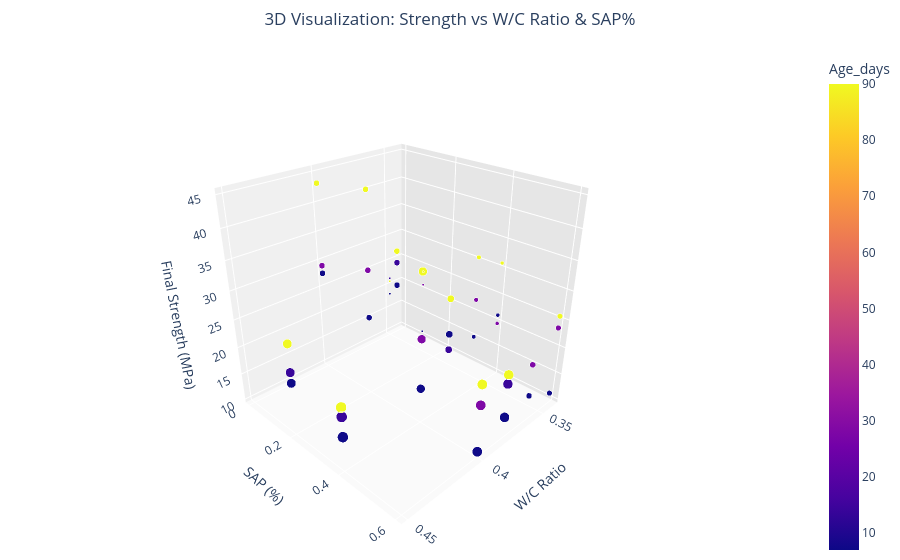

Here is the notebook cell this chart was saved with:
### Code cell
import plotly.express as px

fig = px.scatter_3d(
    df,
    x='W_C_Ratio',
    y='SAP_%',
    z='Final_Stress_MPa',
    color='Age_days',
    size='Slump_mm',
    size_max=18,   # control bubble size
    opacity=0.8,
    title='3D Visualization: Strength vs W/C Ratio & SAP%'
)

# Improve layout & axis clarity
fig.update_layout(
    scene=dict(
        xaxis=dict(
            title='W/C Ratio',
            backgroundcolor="rgb(230, 230, 230)",
            gridcolor="white",
            showbackground=True,
            zerolinecolor="white",
        ),
        yaxis=dict(
            title='SAP (%)',
            backgroundcolor="rgb(240, 240, 240)",
            gridcolor="white",
            showbackground=True,
            zerolinecolor="white",
        ),
        zaxis=dict(
            title='Final Strength (MPa)',
            backgroundcolor="rgb(250, 250, 250)",
            gridcolor="white",
            showbackground=True,
            zerolinecolor="white",
        ),
        aspectmode='cube'   # equal scaling for all axes
    ),
    
    margin=dict(l=0, r=0, b=0, t=50),
    title_x=0.5
)

# Better camera angle
fig.update_scenes(
    camera=dict(
        eye=dict(x=1.6, y=1.6, z=1.2)
    )
)

fig.show()

### Figure 1 — Plotly figure (JSON) as saved in the notebook; plotly's stock layout.template omitted (floating-point values rounded to 4 significant figures; data arrays with more than 128 entries replaced by an {"elided": "..."} marker saying what was removed)
{"data": [{"hovertemplate": "W_C_Ratio=%{x}<br>SAP_%=%{y}<br>Final_Stress_MPa=%{z}<br>Slump_mm=%{marker.size}<br>Age_days=%{marker.color}<extra></extra>", "legendgroup": "", "marker": {"color": {"elided": "132 int values"}, "coloraxis": "coloraxis", "opacity": 0.8, "size": {"elided": "132 int values"}, "sizemode": "area", "sizeref": 0.7099, "symbol": "circle"}, "mode": "markers", "name": "", "scene": "scene", "showlegend": false, "type": "scatter3d", "x": {"elided": "132 float values"}, "y": {"elided": "132 float values"}, "z": {"elided": "132 float values"}}], "layout": {"coloraxis": {"colorbar": {"title": {"text": "Age_days"}}, "colorscale": [[0, "#0d0887"], [0.1111, "#46039f"], [0.2222, "#7201a8"], [0.3333, "#9c179e"], [0.4444, "#bd3786"], [0.5556, "#d8576b"], [0.6667, "#ed7953"], [0.7778, "#fb9f3a"], [0.8889, "#fdca26"], [1, "#f0f921"]]}, "legend": {"itemsizing": "constant", "tracegroupgap": 0}, "margin": {"b": 0, "l": 0, "r": 0, "t": 50}, "scene": {"aspectmode": "cube", "camera": {"eye": {"x": 1.6, "y": 1.6, "z": 1.2}}, "domain": {"x": [0, 1], "y": [0, 1]}, "xaxis": {"backgroundcolor": "rgb(230, 230, 230)", "gridcolor": "white", "showbackground": true, "title": {"text": "W/C Ratio"}, "zerolinecolor": "white"}, "yaxis": {"backgroundcolor": "rgb(240, 240, 240)", "gridcolor": "white", "showbackground": true, "title": {"text": "SAP (%)"}, "zerolinecolor": "white"}, "zaxis": {"backgroundcolor": "rgb(250, 250, 250)", "gridcolor": "white", "showbackground": true, "title": {"text": "Final Strength (MPa)"}, "zerolinecolor": "white"}}, "title": {"text": "3D Visualization: Strength vs W/C Ratio & SAP%", "x": 0.5}}}
